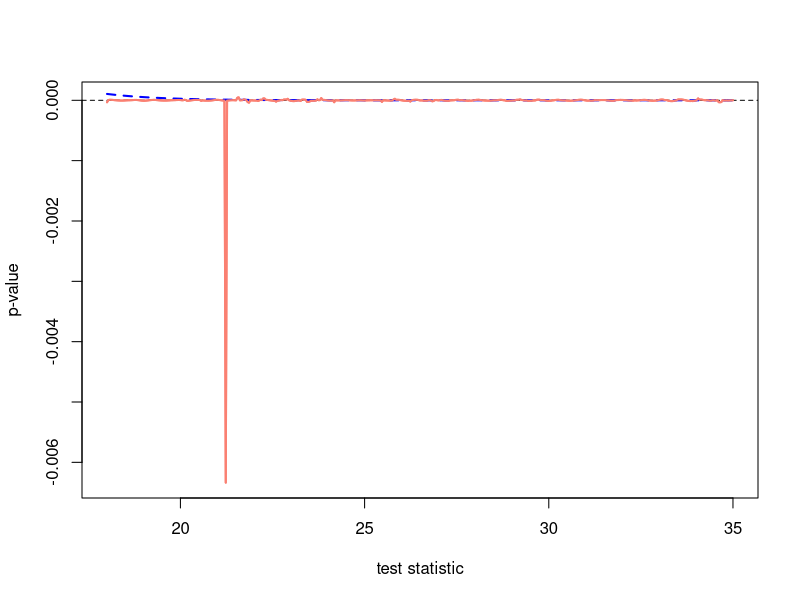

Write the R code that produced this figure.
setwd('/home/tba3/Desktop/today/ks-test/JSS')

  cvm.pval <- function(STAT, lambda, good=TRUE) {

    x <- STAT

    theta <- function(u) {
      VAL <- 0
      for(i in 1:length(lambda)) {
         VAL <- VAL + 0.5*atan(lambda[i]*u)
      }
      return(VAL - 0.5*x*u)
    }

    rho <- function(u) {
      VAL <- 0
      for(i in 1:length(lambda)) {
        VAL <- VAL + log(1 + lambda[i]^2*u^2)     
      }
      VAL <- exp(VAL*0.25)
      return(VAL)
    }

    fun <- function(u) return(sin(theta(u))/(u*rho(u)))

    pval <- 0
    try(pval <- 0.5 + integrate(fun, 0, Inf, subdivisions=1e6)$value/pi,
        silent=TRUE)
    if(pval > 0.001 || good == FALSE) return(pval)
    if(pval <= 0.001 & good == TRUE) {
      df <- sum(lambda != 0)
      return(dchisq(STAT/max(lambda),df))
    }
  } # End cvm.pval()

lambda <- sort(runif(10))
cvm.pval(1, lambda)

I <- seq(0,35,length.out=1000)
y <- rep(NA, length(I))
for(i in 1:length(I)) {
  y[i] <- cvm.pval(I[i], lambda, good=TRUE)
}
z <- rep(NA, length(I))
for(i in 1:length(I)) {
  z[i] <- cvm.pval(I[i], lambda, good=FALSE)
}

#pdf('fig1.pdf', height=6, width=8)
plot(I[I > 18], z[I > 18], type='l', xlab='test statistic', ylab='p-value', col='salmon', lwd=2)
abline(h=0, lty=2)
lines(I[I > 18], y[I > 18], lty=2, col='blue', lwd=2)
lines(I[I > 18], z[I > 18], col='salmon', lwd=2)
#dev.off()





